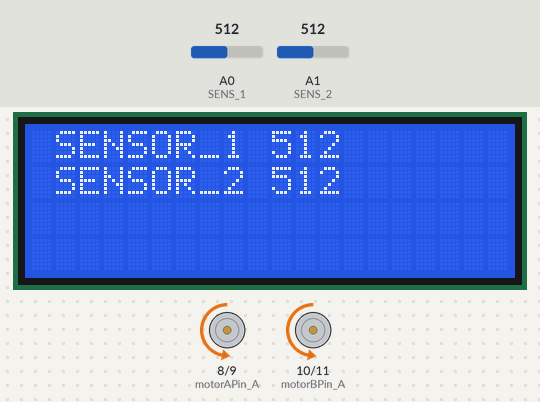
Simulated run of this sketch. Board: Arduino Uno, built with avr-gcc and run on an emulated ATmega328P. Shown: 20×4 character LCD, motor-driver pin pairs drawn as motors (green arrow = first pin HIGH = forward, orange = second pin HIGH = backward, longer = more drive). Inputs (shaded band) come from the test bench; at power-on: A0 (SENS_1) = 512, A1 (SENS_2) = 512.

Above: at 1.2 s.
1.3 s: A0 (SENS_1) set to 716
At 2.5 s:
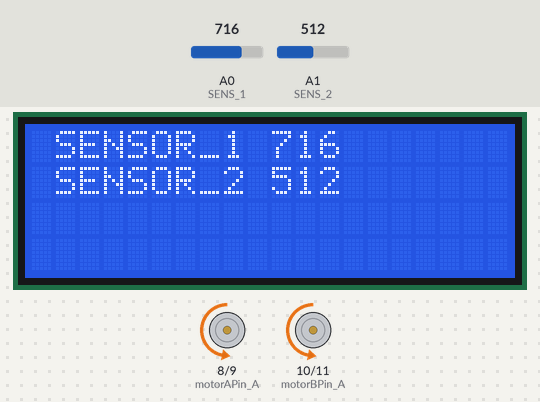
2.8 s: A1 (SENS_2) set to 716
At 3.3 s:
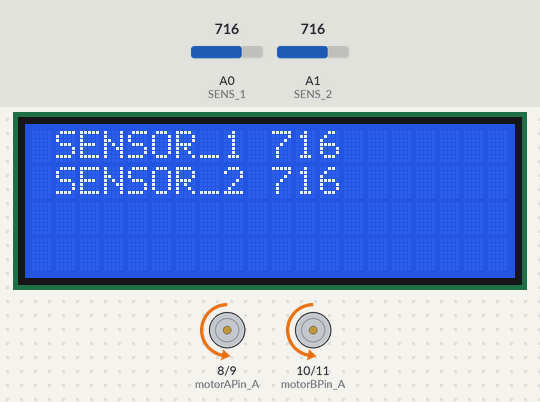
4.3 s: A0 (SENS_1) set to 900
At 5.1 s:
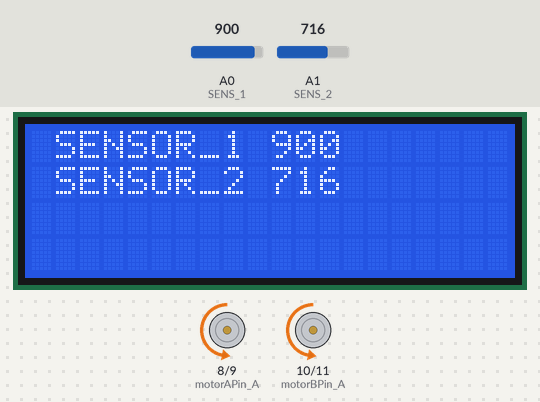
5.8 s: A1 (SENS_2) set to 900
At 6.9 s:
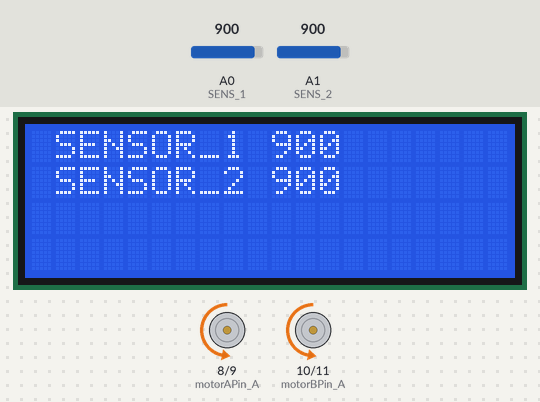
7.3 s: A0 (SENS_1) set to 1023
At 8.5 s:
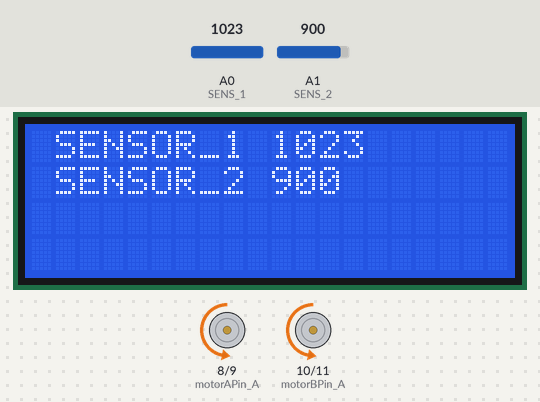
8.8 s: A1 (SENS_2) set to 1023
At 9.8 s:
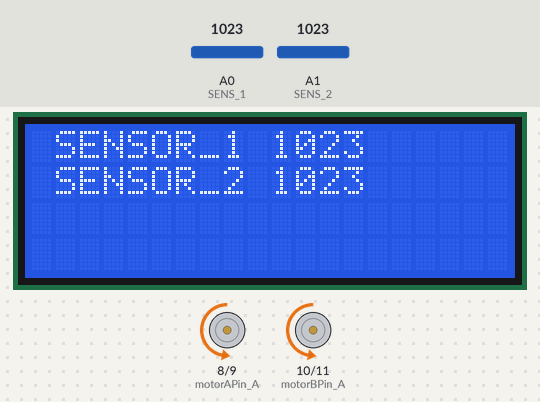
Timing chart, 0 to 11.3 s (numbered marks = the images above; inputs shaded):
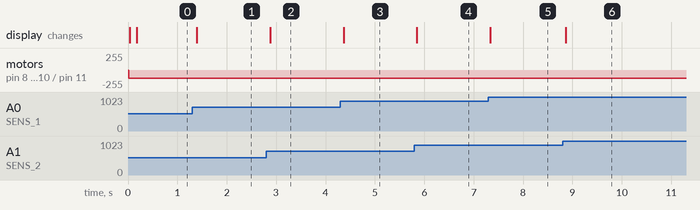

The sketch:

Greenhouse.ino
```cpp
#include <Wire.h>
#include <LiquidCrystal_I2C.h>
#include <Arduino_FreeRTOS.h>

#define SENS_1 A0
#define SENS_2 A1
#define motorAPin_A 8 //Arduino digital 8 is connected to HG7881's A-1A terminal
#define motorAPin_B 9 //Arduino digital 9 is connected to HG7881's A-1B terminal
#define motorBPin_A 10 //Arduino digital 10 is connected to HG7881's B-1A terminal
#define motorBPin_B 11 //Arduino digital 11 is connected to HG7881's B-1B terminal

LiquidCrystal_I2C lcd(0x27,20,4);  // set the LCD address to 0x27
unsigned int result_1;
unsigned int result_2;

void setup()
{

   xTaskCreate(
    TaskUpdateHumidity
    ,  "TaskUpdateHumidity"  // A name just for humans
    ,  128  // This stack size can be checked & adjusted by reading the Stack Highwater
    ,  NULL
    ,  1  // Priority, with 3 (configMAX_PRIORITIES - 1) being the highest, and 0 being the lowest.
    ,  NULL );

    xTaskCreate(
    RunMotors
    ,  "RunMotors"  // A name just for humans
    ,  128  // This stack size can be checked & adjusted by reading the Stack Highwater
    ,  NULL
    ,  1  // Priority, with 3 (configMAX_PRIORITIES - 1) being the highest, and 0 being the lowest.
    ,  NULL );

    xTaskCreate(
    Task_LCD
    ,  "Task_LCD"  // A name just for humans
    ,  128  // This stack size can be checked & adjusted by reading the Stack Highwater
    ,  NULL
    ,  1  // Priority, with 3 (configMAX_PRIORITIES - 1) being the highest, and 0 being the lowest.
    ,  NULL );

}


void loop() {
 ;
}

void Task_LCD( void *pvParameters __attribute__((unused)) )  // This is a Task.
{
  // initialize the lcd
  lcd.init();
  lcd.backlight();
  lcd.setCursor(1,0);

  for (;;) // A Task shall never return or exit.
  {
    lcd.setCursor(1,0);
    lcd.print("SENSOR_1");
    lcd.setCursor(10,0);
    lcd.print(result_1);

    lcd.setCursor(1,1);
    lcd.print("SENSOR_2");
    lcd.setCursor(10,1);
    lcd.print(result_2);
  }

    vTaskDelay(4000);  // one tick delay (15ms) in between reads for stability 30s
}
void TaskUpdateHumidity( void *pvParameters __attribute__((unused)) )  // This is a Task.
{

  for (;;) // A Task shall never return or exit.
  {
    result_1 = analogRead(SENS_1);
    result_2 = analogRead(SENS_2);
  }
    vTaskDelay(2000);  // one tick delay (15ms) in between reads for stability 30s
}

void RunMotors( void *pvParameters __attribute__((unused)) )  // This is a Task.
{
  pinMode(motorAPin_A, OUTPUT); //direction
  pinMode(motorAPin_B, OUTPUT); //speed
  pinMode(motorBPin_A, OUTPUT); //direction
  pinMode(motorBPin_B, OUTPUT); //speed

  for (;;) // A Task shall never return or exit.
  {
    if(result_1 > 300 || result_2 > 300)
    {
      analogWrite(motorAPin_B, 127);// start pumb
      analogWrite(motorBPin_B, 127);// start pumb
      unsigned long startMillis = millis();
      while(millis() - startMillis < 3000 )
      {
        // do nothing this needs to be re thinked
      }
      analogWrite(motorAPin_B, 0);// stop pumb
      analogWrite(motorBPin_B, 0);// stop pumb
    }
  }
  vTaskDelay(4000);  // one tick delay (15ms) in between reads for stability 60s
}
```

Measured:
- after the input at 1.3 s, the display: changes after 0.10 s (image 1)
- after the input at 2.8 s, the display: changes after 0.08 s (image 2)
- after the input at 4.3 s, the display: changes after 0.07 s (image 3)
- after the input at 5.8 s, the display: changes after 0.05 s (image 4)
- after the input at 7.3 s, the display: changes at once (image 5)
- after the input at 8.8 s, the display: changes after 0.07 s (image 6)
